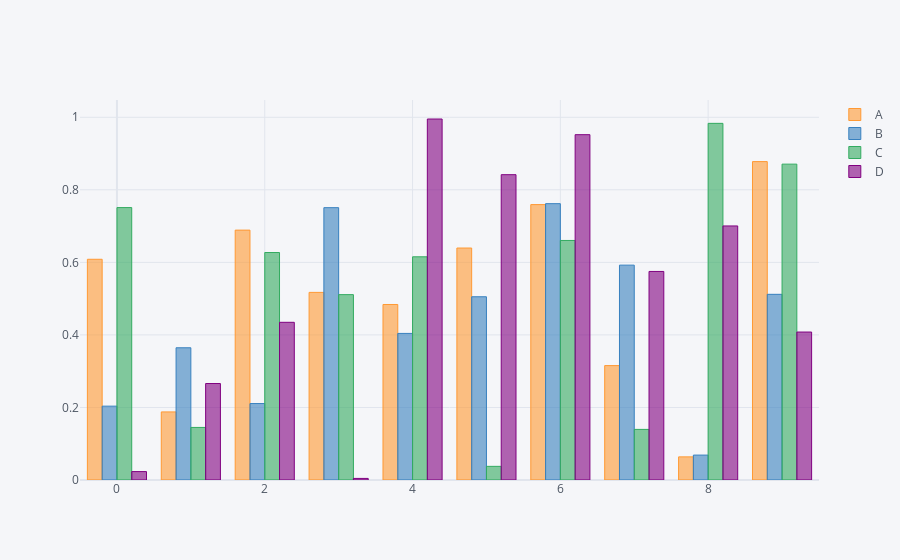

The notebook cell this image was saved under:
### Code cell
df = pd.DataFrame(np.random.rand(10, 4), columns=['A', 'B', 'C', 'D'])
fig = df.iplot(asFigure=True, kind="bar")
pyo.plot(fig,filename='bar.html')
fig.show()

### Figure 1 — Plotly figure (JSON) as saved in the notebook; plotly's stock layout.template omitted (floating-point values rounded to 4 significant figures)
{"data": [{"marker": {"color": "rgba(255, 153, 51, 0.6)", "line": {"color": "rgba(255, 153, 51, 1.0)", "width": 1}}, "name": "A", "orientation": "v", "text": "", "type": "bar", "x": [0, 1, 2, 3, 4, 5, 6, 7, 8, 9], "y": [0.6085, 0.1877, 0.6889, 0.5172, 0.4838, 0.6395, 0.7592, 0.3154, 0.0638, 0.8777]}, {"marker": {"color": "rgba(55, 128, 191, 0.6)", "line": {"color": "rgba(55, 128, 191, 1.0)", "width": 1}}, "name": "B", "orientation": "v", "text": "", "type": "bar", "x": [0, 1, 2, 3, 4, 5, 6, 7, 8, 9], "y": [0.2036, 0.3645, 0.2108, 0.7508, 0.4041, 0.5052, 0.7618, 0.5923, 0.06867, 0.5119]}, {"marker": {"color": "rgba(50, 171, 96, 0.6)", "line": {"color": "rgba(50, 171, 96, 1.0)", "width": 1}}, "name": "C", "orientation": "v", "text": "", "type": "bar", "x": [0, 1, 2, 3, 4, 5, 6, 7, 8, 9], "y": [0.751, 0.1449, 0.6271, 0.511, 0.6153, 0.03763, 0.6603, 0.1395, 0.9832, 0.8707]}, {"marker": {"color": "rgba(128, 0, 128, 0.6)", "line": {"color": "rgba(128, 0, 128, 1.0)", "width": 1}}, "name": "D", "orientation": "v", "text": "", "type": "bar", "x": [0, 1, 2, 3, 4, 5, 6, 7, 8, 9], "y": [0.02321, 0.266, 0.4347, 0.004346, 0.9952, 0.8417, 0.952, 0.5749, 0.7003, 0.4079]}], "layout": {"legend": {"bgcolor": "#F5F6F9", "font": {"color": "#4D5663"}}, "paper_bgcolor": "#F5F6F9", "plot_bgcolor": "#F5F6F9", "title": {"font": {"color": "#4D5663"}}, "xaxis": {"gridcolor": "#E1E5ED", "showgrid": true, "tickfont": {"color": "#4D5663"}, "title": {"font": {"color": "#4D5663"}, "text": ""}, "zerolinecolor": "#E1E5ED"}, "yaxis": {"gridcolor": "#E1E5ED", "showgrid": true, "tickfont": {"color": "#4D5663"}, "title": {"font": {"color": "#4D5663"}, "text": ""}, "zerolinecolor": "#E1E5ED"}}}
